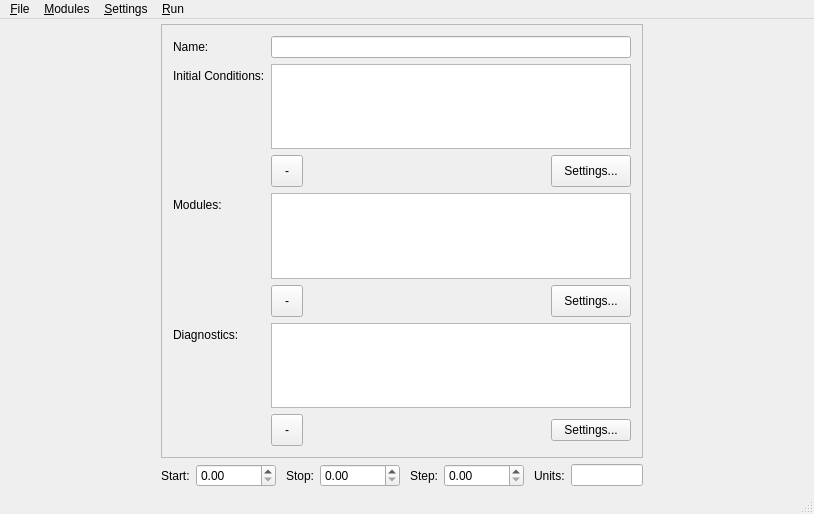
<?xml version="1.0" encoding="UTF-8"?>
<ui version="4.0">
 <class>ExperimentManager</class>
 <widget class="QMainWindow" name="ExperimentManager">
  <property name="geometry">
   <rect>
    <x>0</x>
    <y>0</y>
    <width>814</width>
    <height>514</height>
   </rect>
  </property>
  <property name="sizePolicy">
   <sizepolicy hsizetype="Expanding" vsizetype="Expanding">
    <horstretch>0</horstretch>
    <verstretch>0</verstretch>
   </sizepolicy>
  </property>
  <property name="windowTitle">
   <string>AMUSE Experiment Control</string>
  </property>
  <property name="unifiedTitleAndToolBarOnMac">
   <bool>true</bool>
  </property>
  <widget class="QWidget" name="centralWidget">
   <property name="sizePolicy">
    <sizepolicy hsizetype="Expanding" vsizetype="Expanding">
     <horstretch>0</horstretch>
     <verstretch>0</verstretch>
    </sizepolicy>
   </property>
   <layout class="QHBoxLayout" name="horizontalLayout_4">
    <property name="margin">
     <number>5</number>
    </property>
    <item>
     <widget class="ModulesToolbox" name="modulesToolbox" native="true">
      <property name="sizePolicy">
       <sizepolicy hsizetype="Fixed" vsizetype="Expanding">
        <horstretch>0</horstretch>
        <verstretch>0</verstretch>
       </sizepolicy>
      </property>
      <property name="minimumSize">
       <size>
        <width>150</width>
        <height>0</height>
       </size>
      </property>
      <property name="maximumSize">
       <size>
        <width>200</width>
        <height>16777215</height>
       </size>
      </property>
     </widget>
    </item>
    <item>
     <layout class="QVBoxLayout" name="verticalLayout">
      <property name="rightMargin">
       <number>10</number>
      </property>
      <item>
       <widget class="QScrollArea" name="scrollArea">
        <property name="widgetResizable">
         <bool>true</bool>
        </property>
        <widget class="QWidget" name="scrollAreaWidgetContents">
         <property name="geometry">
          <rect>
           <x>0</x>
           <y>0</y>
           <width>463</width>
           <height>435</height>
          </rect>
         </property>
         <layout class="QFormLayout" name="formLayout_2">
          <item row="6" column="1">
           <widget class="QListWidget" name="moduleList"/>
          </item>
          <item row="4" column="1">
           <widget class="QListWidget" name="initCondList"/>
          </item>
          <item row="1" column="1">
           <widget class="QLineEdit" name="nameText"/>
          </item>
          <item row="1" column="0">
           <widget class="QLabel" name="nameLabel">
            <property name="text">
             <string>Name:</string>
            </property>
           </widget>
          </item>
          <item row="4" column="0">
           <widget class="QLabel" name="initCondLabel">
            <property name="text">
             <string>Initial Conditions:</string>
            </property>
           </widget>
          </item>
          <item row="6" column="0">
           <widget class="QLabel" name="moduleLabel">
            <property name="text">
             <string>Modules:</string>
            </property>
           </widget>
          </item>
          <item row="5" column="1">
           <layout class="QHBoxLayout" name="horizontalLayout">
            <item>
             <widget class="QToolButton" name="removeInitButton">
              <property name="minimumSize">
               <size>
                <width>32</width>
                <height>32</height>
               </size>
              </property>
              <property name="maximumSize">
               <size>
                <width>32</width>
                <height>32</height>
               </size>
              </property>
              <property name="text">
               <string>-</string>
              </property>
              <property name="icon">
               <iconset>
                <normalon>:/buttons/images/remove.png</normalon>
               </iconset>
              </property>
             </widget>
            </item>
            <item>
             <spacer name="horizontalSpacer">
              <property name="orientation">
               <enum>Qt::Horizontal</enum>
              </property>
              <property name="sizeHint" stdset="0">
               <size>
                <width>40</width>
                <height>20</height>
               </size>
              </property>
             </spacer>
            </item>
            <item>
             <widget class="QPushButton" name="initSettingsButton">
              <property name="minimumSize">
               <size>
                <width>0</width>
                <height>32</height>
               </size>
              </property>
              <property name="text">
               <string>Settings...</string>
              </property>
             </widget>
            </item>
           </layout>
          </item>
          <item row="7" column="1">
           <layout class="QHBoxLayout" name="horizontalLayout_2">
            <item>
             <widget class="QToolButton" name="removeModuleButton">
              <property name="minimumSize">
               <size>
                <width>32</width>
                <height>32</height>
               </size>
              </property>
              <property name="maximumSize">
               <size>
                <width>32</width>
                <height>32</height>
               </size>
              </property>
              <property name="text">
               <string>-</string>
              </property>
              <property name="icon">
               <iconset>
                <normalon>:/buttons/images/remove.png</normalon>
               </iconset>
              </property>
             </widget>
            </item>
            <item>
             <spacer name="horizontalSpacer_2">
              <property name="orientation">
               <enum>Qt::Horizontal</enum>
              </property>
              <property name="sizeHint" stdset="0">
               <size>
                <width>40</width>
                <height>20</height>
               </size>
              </property>
             </spacer>
            </item>
            <item>
             <widget class="QPushButton" name="moduleSettingsButton">
              <property name="minimumSize">
               <size>
                <width>0</width>
                <height>32</height>
               </size>
              </property>
              <property name="text">
               <string>Settings...</string>
              </property>
             </widget>
            </item>
           </layout>
          </item>
          <item row="8" column="0">
           <widget class="QLabel" name="diagLabel">
            <property name="text">
             <string>Diagnostics:</string>
            </property>
           </widget>
          </item>
          <item row="8" column="1">
           <widget class="QListWidget" name="diagnosticList"/>
          </item>
          <item row="9" column="1">
           <layout class="QHBoxLayout" name="horizontalLayout_3">
            <property name="topMargin">
             <number>0</number>
            </property>
            <item>
             <widget class="QToolButton" name="removeDiagnosticButton">
              <property name="minimumSize">
               <size>
                <width>32</width>
                <height>32</height>
               </size>
              </property>
              <property name="maximumSize">
               <size>
                <width>32</width>
                <height>32</height>
               </size>
              </property>
              <property name="text">
               <string>-</string>
              </property>
              <property name="icon">
               <iconset>
                <normalon>:/buttons/images/remove.png</normalon>
               </iconset>
              </property>
             </widget>
            </item>
            <item>
             <spacer name="horizontalSpacer_6">
              <property name="orientation">
               <enum>Qt::Horizontal</enum>
              </property>
              <property name="sizeHint" stdset="0">
               <size>
                <width>40</width>
                <height>20</height>
               </size>
              </property>
             </spacer>
            </item>
            <item>
             <widget class="QPushButton" name="diagnosticSettingsButton">
              <property name="text">
               <string>Settings...</string>
              </property>
             </widget>
            </item>
           </layout>
          </item>
         </layout>
        </widget>
       </widget>
      </item>
      <item>
       <layout class="QHBoxLayout" name="horizontalLayout_5">
        <item>
         <widget class="QLabel" name="startLabel">
          <property name="text">
           <string>Start:</string>
          </property>
         </widget>
        </item>
        <item>
         <widget class="QDoubleSpinBox" name="startBox">
          <property name="maximumSize">
           <size>
            <width>80</width>
            <height>16777215</height>
           </size>
          </property>
          <property name="maximum">
           <double>1000000000.000000000000000</double>
          </property>
          <property name="singleStep">
           <double>0.500000000000000</double>
          </property>
         </widget>
        </item>
        <item>
         <spacer name="horizontalSpacer_3">
          <property name="orientation">
           <enum>Qt::Horizontal</enum>
          </property>
          <property name="sizeHint" stdset="0">
           <size>
            <width>40</width>
            <height>20</height>
           </size>
          </property>
         </spacer>
        </item>
        <item>
         <widget class="QLabel" name="stopLabel">
          <property name="text">
           <string>Stop:</string>
          </property>
         </widget>
        </item>
        <item>
         <widget class="QDoubleSpinBox" name="stopBox">
          <property name="maximumSize">
           <size>
            <width>80</width>
            <height>16777215</height>
           </size>
          </property>
          <property name="maximum">
           <double>1000000000.000000000000000</double>
          </property>
          <property name="singleStep">
           <double>0.500000000000000</double>
          </property>
         </widget>
        </item>
        <item>
         <spacer name="horizontalSpacer_4">
          <property name="orientation">
           <enum>Qt::Horizontal</enum>
          </property>
          <property name="sizeHint" stdset="0">
           <size>
            <width>40</width>
            <height>20</height>
           </size>
          </property>
         </spacer>
        </item>
        <item>
         <widget class="QLabel" name="stepLabel">
          <property name="text">
           <string>Step:</string>
          </property>
         </widget>
        </item>
        <item>
         <widget class="QDoubleSpinBox" name="stepBox">
          <property name="maximumSize">
           <size>
            <width>80</width>
            <height>16777215</height>
           </size>
          </property>
          <property name="maximum">
           <double>1000000000.000000000000000</double>
          </property>
          <property name="singleStep">
           <double>0.500000000000000</double>
          </property>
         </widget>
        </item>
        <item>
         <spacer name="horizontalSpacer_5">
          <property name="orientation">
           <enum>Qt::Horizontal</enum>
          </property>
          <property name="sizeHint" stdset="0">
           <size>
            <width>40</width>
            <height>20</height>
           </size>
          </property>
         </spacer>
        </item>
        <item>
         <widget class="QLabel" name="unitsLabel">
          <property name="text">
           <string>Units:</string>
          </property>
         </widget>
        </item>
        <item>
         <widget class="QLineEdit" name="unitsText"/>
        </item>
       </layout>
      </item>
     </layout>
    </item>
    <item>
     <widget class="DiagnosticsToolbox" name="diagnosticsToolbox" native="true">
      <property name="minimumSize">
       <size>
        <width>150</width>
        <height>0</height>
       </size>
      </property>
      <property name="maximumSize">
       <size>
        <width>200</width>
        <height>16777215</height>
       </size>
      </property>
     </widget>
    </item>
   </layout>
  </widget>
  <widget class="QMenuBar" name="menuBar">
   <property name="geometry">
    <rect>
     <x>0</x>
     <y>0</y>
     <width>814</width>
     <height>25</height>
    </rect>
   </property>
   <widget class="QMenu" name="menuFile">
    <property name="title">
     <string>&amp;File</string>
    </property>
    <addaction name="separator"/>
    <addaction name="actionNew_Experiment"/>
    <addaction name="actionOpen_Experiment"/>
    <addaction name="actionSave_Experiment"/>
    <addaction name="separator"/>
    <addaction name="actionExport_experiment"/>
    <addaction name="separator"/>
    <addaction name="actionClose"/>
   </widget>
   <widget class="QMenu" name="menuRun">
    <property name="title">
     <string>&amp;Run</string>
    </property>
    <addaction name="actionView_Cluster"/>
    <addaction name="actionRun_Experiment"/>
   </widget>
   <widget class="QMenu" name="menuModules">
    <property name="title">
     <string>&amp;Modules</string>
    </property>
    <addaction name="actionImport_Module"/>
    <addaction name="actionEdit_Modules"/>
   </widget>
   <widget class="QMenu" name="menuSettings">
    <property name="title">
     <string>&amp;Settings</string>
    </property>
    <addaction name="actionScale_to_Standard"/>
   </widget>
   <addaction name="menuFile"/>
   <addaction name="menuModules"/>
   <addaction name="menuSettings"/>
   <addaction name="menuRun"/>
  </widget>
  <widget class="QStatusBar" name="statusBar"/>
  <action name="actionOpen_Experiment">
   <property name="text">
    <string>&amp;Open Experiment...</string>
   </property>
   <property name="shortcut">
    <string>Ctrl+O</string>
   </property>
   <property name="visible">
    <bool>true</bool>
   </property>
  </action>
  <action name="actionNew_Experiment">
   <property name="text">
    <string>&amp;New Experiment...</string>
   </property>
   <property name="shortcut">
    <string>Ctrl+N</string>
   </property>
  </action>
  <action name="actionSave_Experiment">
   <property name="text">
    <string>&amp;Save Experiment</string>
   </property>
   <property name="shortcut">
    <string>Ctrl+S</string>
   </property>
  </action>
  <action name="actionClose">
   <property name="text">
    <string>&amp;Quit</string>
   </property>
   <property name="shortcut">
    <string>Ctrl+Q</string>
   </property>
   <property name="shortcutContext">
    <enum>Qt::ApplicationShortcut</enum>
   </property>
  </action>
  <action name="actionRun_Experiment">
   <property name="text">
    <string>&amp;Run Experiment</string>
   </property>
   <property name="shortcut">
    <string>Ctrl+R</string>
   </property>
  </action>
  <action name="actionExport_experiment">
   <property name="text">
    <string>E&amp;xport Experiment...</string>
   </property>
  </action>
  <action name="actionImport_Module">
   <property name="text">
    <string>Import Module Specification...</string>
   </property>
  </action>
  <action name="actionEdit_Modules">
   <property name="text">
    <string>Edit Modules...</string>
   </property>
   <property name="shortcut">
    <string>Ctrl+M</string>
   </property>
  </action>
  <action name="actionView_Cluster">
   <property name="text">
    <string>&amp;View Cluster...</string>
   </property>
  </action>
  <action name="actionScale_to_Standard">
   <property name="checkable">
    <bool>true</bool>
   </property>
   <property name="text">
    <string>Scale to Standard</string>
   </property>
  </action>
 </widget>
 <layoutdefault spacing="6" margin="11"/>
 <customwidgets>
  <customwidget>
   <class>ModulesToolbox</class>
   <extends>QWidget</extends>
   <header>..modulestoolbox</header>
   <container>1</container>
   <slots>
    <signal>initCondAdded(PyQt_PyObject)</signal>
    <signal>moduleAdded(PyQt_PyObject)</signal>
   </slots>
  </customwidget>
  <customwidget>
   <class>DiagnosticsToolbox</class>
   <extends>QWidget</extends>
   <header>..diagnosticstoolbox</header>
   <container>1</container>
   <slots>
    <signal>diagnosticAdded(PyQt_PyObject)</signal>
    <signal>loggerAdded(PyQt_PyObject)</signal>
   </slots>
  </customwidget>
 </customwidgets>
 <resources>
  <include location="imgres.qrc"/>
 </resources>
 <connections>
  <connection>
   <sender>actionClose</sender>
   <signal>triggered()</signal>
   <receiver>ExperimentManager</receiver>
   <slot>close()</slot>
   <hints>
    <hint type="sourcelabel">
     <x>-1</x>
     <y>-1</y>
    </hint>
    <hint type="destinationlabel">
     <x>289</x>
     <y>183</y>
    </hint>
   </hints>
  </connection>
  <connection>
   <sender>actionOpen_Experiment</sender>
   <signal>triggered()</signal>
   <receiver>ExperimentManager</receiver>
   <slot>openExperiment()</slot>
   <hints>
    <hint type="sourcelabel">
     <x>-1</x>
     <y>-1</y>
    </hint>
    <hint type="destinationlabel">
     <x>344</x>
     <y>206</y>
    </hint>
   </hints>
  </connection>
  <connection>
   <sender>actionView_Cluster</sender>
   <signal>triggered()</signal>
   <receiver>ExperimentManager</receiver>
   <slot>showClusterView()</slot>
   <hints>
    <hint type="sourcelabel">
     <x>-1</x>
     <y>-1</y>
    </hint>
    <hint type="destinationlabel">
     <x>344</x>
     <y>206</y>
    </hint>
   </hints>
  </connection>
  <connection>
   <sender>actionEdit_Modules</sender>
   <signal>triggered()</signal>
   <receiver>ExperimentManager</receiver>
   <slot>showModuleEditor()</slot>
   <hints>
    <hint type="sourcelabel">
     <x>-1</x>
     <y>-1</y>
    </hint>
    <hint type="destinationlabel">
     <x>344</x>
     <y>206</y>
    </hint>
   </hints>
  </connection>
  <connection>
   <sender>actionSave_Experiment</sender>
   <signal>triggered()</signal>
   <receiver>ExperimentManager</receiver>
   <slot>saveExperiment()</slot>
   <hints>
    <hint type="sourcelabel">
     <x>-1</x>
     <y>-1</y>
    </hint>
    <hint type="destinationlabel">
     <x>344</x>
     <y>206</y>
    </hint>
   </hints>
  </connection>
  <connection>
   <sender>actionNew_Experiment</sender>
   <signal>triggered()</signal>
   <receiver>ExperimentManager</receiver>
   <slot>newExperiment()</slot>
   <hints>
    <hint type="sourcelabel">
     <x>-1</x>
     <y>-1</y>
    </hint>
    <hint type="destinationlabel">
     <x>344</x>
     <y>206</y>
    </hint>
   </hints>
  </connection>
  <connection>
   <sender>removeInitButton</sender>
   <signal>clicked()</signal>
   <receiver>ExperimentManager</receiver>
   <slot>removeInitCondition()</slot>
   <hints>
    <hint type="sourcelabel">
     <x>349</x>
     <y>184</y>
    </hint>
    <hint type="destinationlabel">
     <x>344</x>
     <y>206</y>
    </hint>
   </hints>
  </connection>
  <connection>
   <sender>removeModuleButton</sender>
   <signal>clicked()</signal>
   <receiver>ExperimentManager</receiver>
   <slot>removeModule()</slot>
   <hints>
    <hint type="sourcelabel">
     <x>349</x>
     <y>358</y>
    </hint>
    <hint type="destinationlabel">
     <x>344</x>
     <y>206</y>
    </hint>
   </hints>
  </connection>
  <connection>
   <sender>modulesToolbox</sender>
   <signal>moduleAdded(PyQt_PyObject)</signal>
   <receiver>ExperimentManager</receiver>
   <slot>addModule(PyQt_PyObject)</slot>
   <hints>
    <hint type="sourcelabel">
     <x>79</x>
     <y>207</y>
    </hint>
    <hint type="destinationlabel">
     <x>344</x>
     <y>206</y>
    </hint>
   </hints>
  </connection>
  <connection>
   <sender>modulesToolbox</sender>
   <signal>initCondAdded(PyQt_PyObject)</signal>
   <receiver>ExperimentManager</receiver>
   <slot>addInitCondition(PyQt_PyObject)</slot>
   <hints>
    <hint type="sourcelabel">
     <x>79</x>
     <y>207</y>
    </hint>
    <hint type="destinationlabel">
     <x>344</x>
     <y>206</y>
    </hint>
   </hints>
  </connection>
  <connection>
   <sender>nameText</sender>
   <signal>editingFinished()</signal>
   <receiver>ExperimentManager</receiver>
   <slot>nameChanged()</slot>
   <hints>
    <hint type="sourcelabel">
     <x>484</x>
     <y>53</y>
    </hint>
    <hint type="destinationlabel">
     <x>344</x>
     <y>206</y>
    </hint>
   </hints>
  </connection>
  <connection>
   <sender>initCondList</sender>
   <signal>doubleClicked(QModelIndex)</signal>
   <receiver>ExperimentManager</receiver>
   <slot>initCondSettings()</slot>
   <hints>
    <hint type="sourcelabel">
     <x>480</x>
     <y>117</y>
    </hint>
    <hint type="destinationlabel">
     <x>344</x>
     <y>206</y>
    </hint>
   </hints>
  </connection>
  <connection>
   <sender>moduleList</sender>
   <signal>doubleClicked(QModelIndex)</signal>
   <receiver>ExperimentManager</receiver>
   <slot>moduleSettings()</slot>
   <hints>
    <hint type="sourcelabel">
     <x>480</x>
     <y>256</y>
    </hint>
    <hint type="destinationlabel">
     <x>344</x>
     <y>206</y>
    </hint>
   </hints>
  </connection>
  <connection>
   <sender>unitsText</sender>
   <signal>editingFinished()</signal>
   <receiver>ExperimentManager</receiver>
   <slot>unitChanged()</slot>
   <hints>
    <hint type="sourcelabel">
     <x>623</x>
     <y>375</y>
    </hint>
    <hint type="destinationlabel">
     <x>344</x>
     <y>206</y>
    </hint>
   </hints>
  </connection>
  <connection>
   <sender>actionRun_Experiment</sender>
   <signal>triggered()</signal>
   <receiver>ExperimentManager</receiver>
   <slot>runExperiment()</slot>
   <hints>
    <hint type="sourcelabel">
     <x>-1</x>
     <y>-1</y>
    </hint>
    <hint type="destinationlabel">
     <x>344</x>
     <y>206</y>
    </hint>
   </hints>
  </connection>
  <connection>
   <sender>initSettingsButton</sender>
   <signal>clicked()</signal>
   <receiver>ExperimentManager</receiver>
   <slot>initCondSettings()</slot>
   <hints>
    <hint type="sourcelabel">
     <x>378</x>
     <y>164</y>
    </hint>
    <hint type="destinationlabel">
     <x>344</x>
     <y>206</y>
    </hint>
   </hints>
  </connection>
  <connection>
   <sender>moduleSettingsButton</sender>
   <signal>clicked()</signal>
   <receiver>ExperimentManager</receiver>
   <slot>moduleSettings()</slot>
   <hints>
    <hint type="sourcelabel">
     <x>378</x>
     <y>279</y>
    </hint>
    <hint type="destinationlabel">
     <x>344</x>
     <y>206</y>
    </hint>
   </hints>
  </connection>
  <connection>
   <sender>startBox</sender>
   <signal>editingFinished()</signal>
   <receiver>ExperimentManager</receiver>
   <slot>startChanged()</slot>
   <hints>
    <hint type="sourcelabel">
     <x>246</x>
     <y>370</y>
    </hint>
    <hint type="destinationlabel">
     <x>344</x>
     <y>206</y>
    </hint>
   </hints>
  </connection>
  <connection>
   <sender>stepBox</sender>
   <signal>editingFinished()</signal>
   <receiver>ExperimentManager</receiver>
   <slot>stepChanged()</slot>
   <hints>
    <hint type="sourcelabel">
     <x>513</x>
     <y>370</y>
    </hint>
    <hint type="destinationlabel">
     <x>344</x>
     <y>206</y>
    </hint>
   </hints>
  </connection>
  <connection>
   <sender>stopBox</sender>
   <signal>editingFinished()</signal>
   <receiver>ExperimentManager</receiver>
   <slot>stopChanged()</slot>
   <hints>
    <hint type="sourcelabel">
     <x>380</x>
     <y>370</y>
    </hint>
    <hint type="destinationlabel">
     <x>344</x>
     <y>206</y>
    </hint>
   </hints>
  </connection>
  <connection>
   <sender>diagnosticsToolbox</sender>
   <signal>diagnosticAdded(PyQt_PyObject)</signal>
   <receiver>ExperimentManager</receiver>
   <slot>addDiagnostic(PyQt_PyObject)</slot>
   <hints>
    <hint type="sourcelabel">
     <x>711</x>
     <y>258</y>
    </hint>
    <hint type="destinationlabel">
     <x>395</x>
     <y>256</y>
    </hint>
   </hints>
  </connection>
  <connection>
   <sender>diagnosticsToolbox</sender>
   <signal>loggerAdded(PyQt_PyObject)</signal>
   <receiver>ExperimentManager</receiver>
   <slot>addLogger(PyQt_PyObject)</slot>
   <hints>
    <hint type="sourcelabel">
     <x>711</x>
     <y>258</y>
    </hint>
    <hint type="destinationlabel">
     <x>395</x>
     <y>256</y>
    </hint>
   </hints>
  </connection>
  <connection>
   <sender>removeDiagnosticButton</sender>
   <signal>clicked()</signal>
   <receiver>ExperimentManager</receiver>
   <slot>removeDiagnostic()</slot>
   <hints>
    <hint type="sourcelabel">
     <x>312</x>
     <y>440</y>
    </hint>
    <hint type="destinationlabel">
     <x>395</x>
     <y>256</y>
    </hint>
   </hints>
  </connection>
  <connection>
   <sender>diagnosticSettingsButton</sender>
   <signal>clicked()</signal>
   <receiver>ExperimentManager</receiver>
   <slot>diagnosticSettings()</slot>
   <hints>
    <hint type="sourcelabel">
     <x>573</x>
     <y>440</y>
    </hint>
    <hint type="destinationlabel">
     <x>406</x>
     <y>256</y>
    </hint>
   </hints>
  </connection>
  <connection>
   <sender>diagnosticList</sender>
   <signal>doubleClicked(QModelIndex)</signal>
   <receiver>ExperimentManager</receiver>
   <slot>diagnosticSettings()</slot>
   <hints>
    <hint type="sourcelabel">
     <x>456</x>
     <y>378</y>
    </hint>
    <hint type="destinationlabel">
     <x>406</x>
     <y>256</y>
    </hint>
   </hints>
  </connection>
 </connections>
 <slots>
  <slot>openExperiment()</slot>
  <slot>showClusterView()</slot>
  <slot>showModuleEditor()</slot>
  <slot>loadExperiment()</slot>
  <slot>saveExperiment()</slot>
  <slot>newExperiment()</slot>
  <slot>addInitCondition(PyQt_PyObject)</slot>
  <slot>addModule(PyQt_PyObject)</slot>
  <slot>removeInitCondition()</slot>
  <slot>removeModule()</slot>
  <slot>nameChanged()</slot>
  <slot>touch()</slot>
  <slot>initCondSettings()</slot>
  <slot>moduleSettings()</slot>
  <slot>startChanged()</slot>
  <slot>stopChanged()</slot>
  <slot>stepChanged()</slot>
  <slot>unitChanged()</slot>
  <slot>runExperiment()</slot>
  <slot>addDiagnostic(PyQt_PyObject)</slot>
  <slot>addLogger(PyQt_PyObject)</slot>
  <slot>removeDiagnostic()</slot>
  <slot>removeLogger()</slot>
  <slot>diagnosticSettings()</slot>
 </slots>
</ui>
